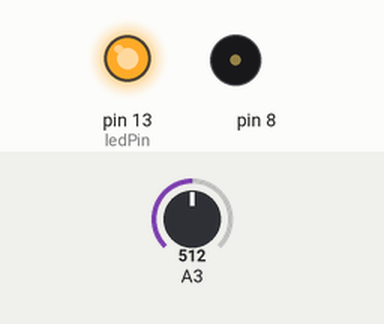
A sketch run on a simulated Arduino Uno, built with avr-gcc and run on an emulated ATmega328P. Parts: output pins drawn as LEDs (lit = HIGH), buzzer (waves = sounding). The inputs (shaded band) are chosen by the test bench; at power-on: A3 = 512. What the sketch prints to the serial monitor is not drawn.

Above: at 0.1 s.
At 5.1 s:
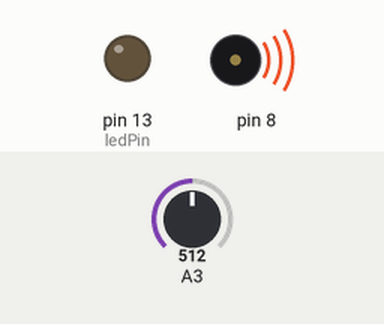
Timing chart, 0 to 6.6 s (numbered marks = the images above):
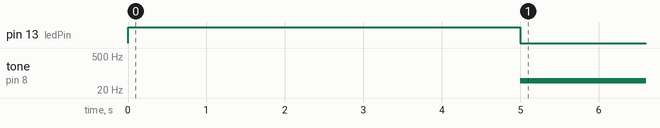

Measured:
- by itself, tone on pin 8: silent → 49 Hz at 5.0 s

The sketch:

lightTheremin.ino
```cpp
// variable to hold sensor value
int sensorValue;
// variable to calibrate low value
int sensorLow = 1023;
// variable to calibrate high value
int sensorHigh = 0;
// LED pin
const int ledPin = 13;

void setup() {

  // Make the LED pin an output and turn it on
  pinMode(ledPin, OUTPUT);

  digitalWrite(ledPin, HIGH);

  Serial.begin(9600);
  Serial.println("Light Theremin Project!");

  // calibrate for the first five seconds after program runs
  //Here we have a while loop, which will run while a condition is met (no variable, no check condition, no incrementation)
  while (millis() < 5000) { //Here we're going to calibrate for 5 seconds
    // record the maximum sensor value
    sensorValue = analogRead(A3);

    if (sensorValue > sensorHigh) {

      sensorHigh = sensorValue;

    }
    // record the minimum sensor value
    if (sensorValue < sensorLow) {
      sensorLow = sensorValue;
    }
  }
  // turn the LED off, signaling the end of the calibration period
  digitalWrite(ledPin, LOW);
}

void loop() {
  //read the input from A0 and store it in a variable
  sensorValue = analogRead(A3);
  Serial.println(sensorValue);

  // map the sensor values to a wide range of pitches
  /*Here we're using the map function to map our values from our pin to a pitch value for our tone function. Map works like this:
   map(lowerBoundofCurrentRange, upperBoundofCurrentRange, lowerBoundOfTargetRange, upperBoundOfTargetRange)
   */
  int pitch = map(sensorValue, sensorLow, sensorHigh, 50, 1000); //so we map our sensor value to a new 'pitch' range from 50 - 1000


  // play the tone for 20 ms on pin 8
  tone(8, pitch, 20);

  // wait for 10ms
  delay(10);

}//Program in some options to turn it off
```
